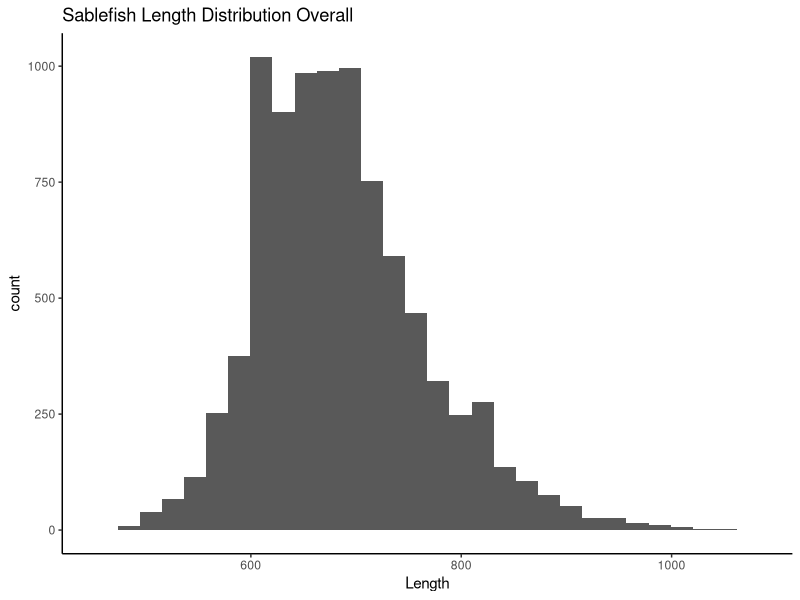
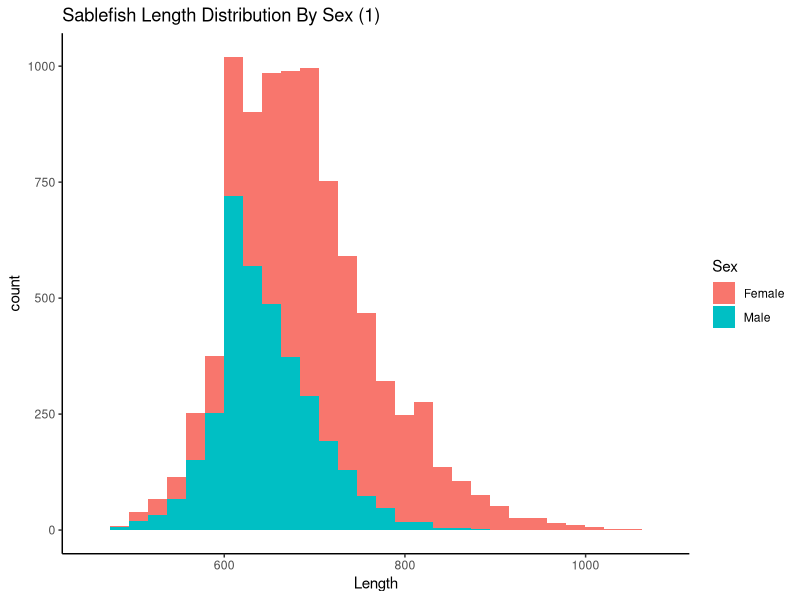
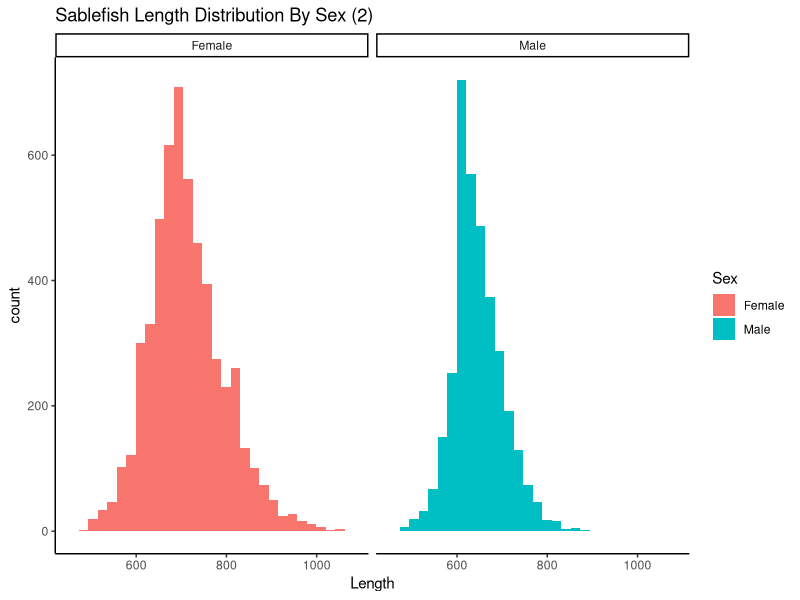
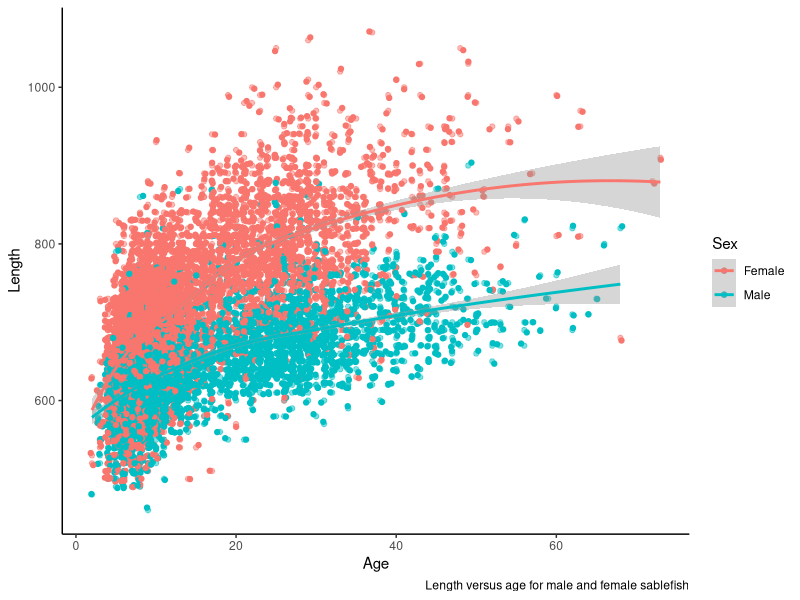
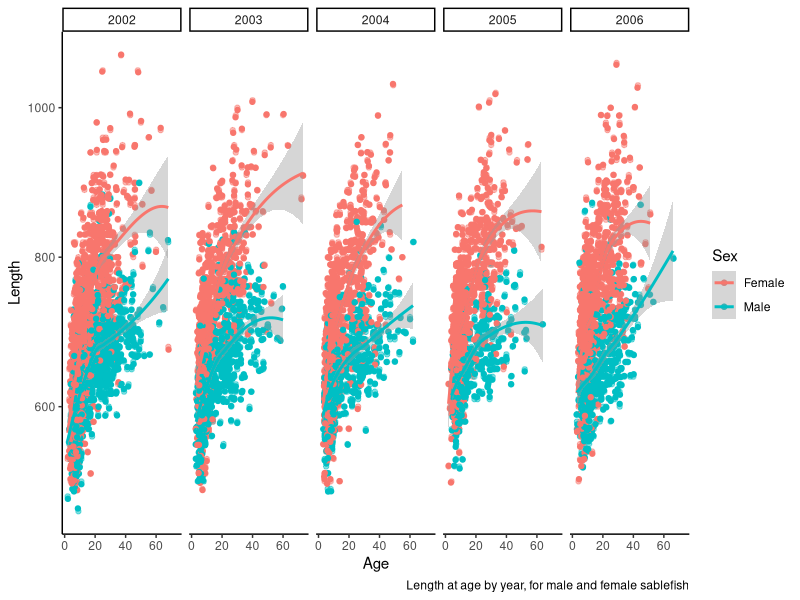
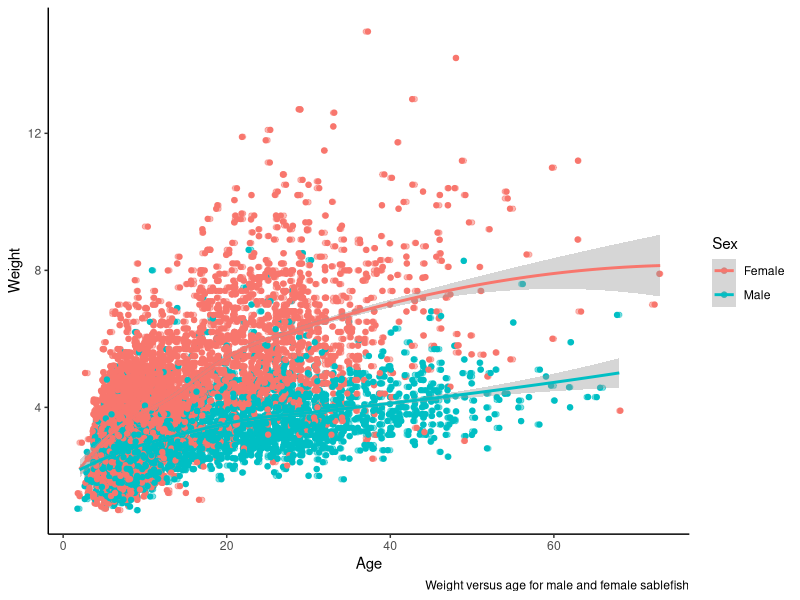
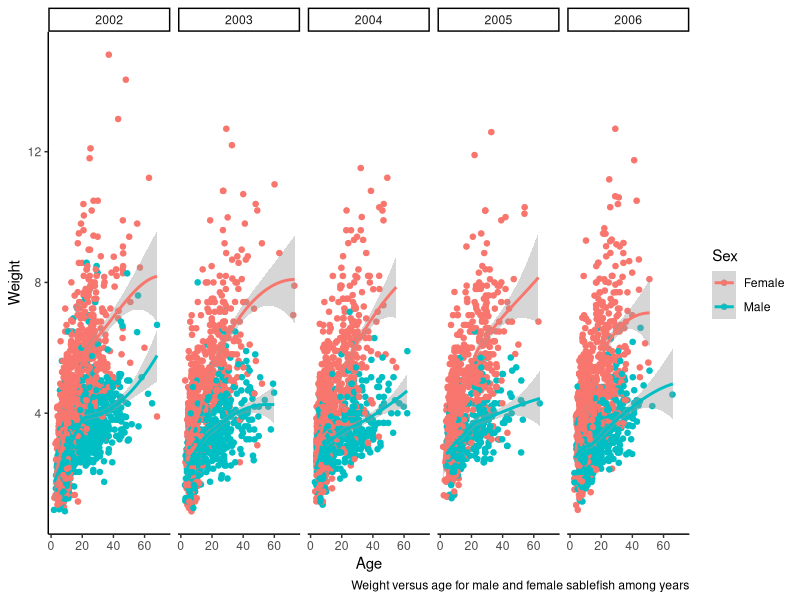
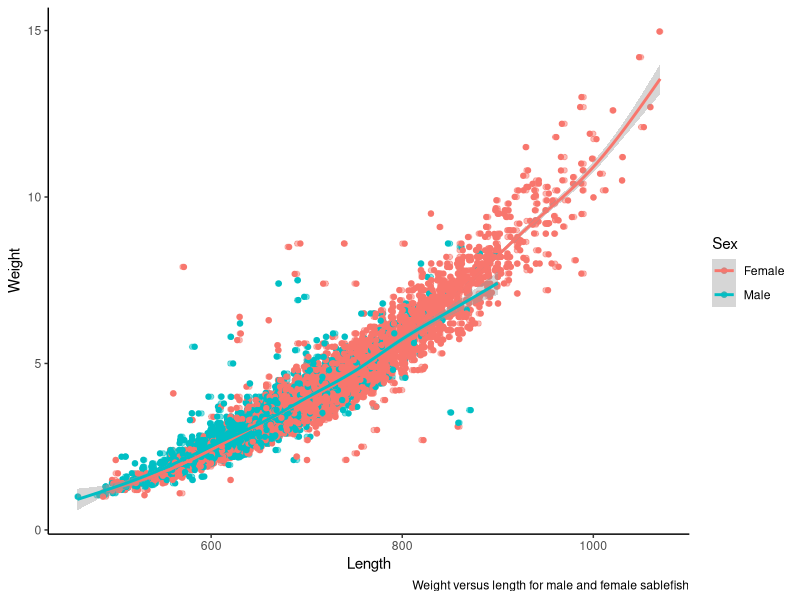

Reproduce these figures in R, in order.
## ---- chunk 1
knitr::opts_chunk$set(echo = FALSE, message = FALSE, warning = FALSE)
library(tidyverse)
library(here)
theme_set(theme_classic())
## ---- chunk 2
############ Prob. 1: Data import 
sable <- read.csv("data/sablefish.csv", as.is=F)
# head(sable)	      # Look at first few rows
# hist(sable$Age)   # Age composition
# table(sable$Age)  # Same in table format
# summary(sable)    # Basic summary of each variable
# is.factor(sable$Sex)
## ---- chunk 3
# SABLEFISH histogram overall:
ggplot() +
  geom_histogram(data = sable, aes( x=Length)) +
  ggtitle("Sablefish Length Distribution Overall")

                 
#sablefish histogram by sex:
ggplot() +
  geom_histogram(data = sable, aes( x=Length, group = Sex, fill = Sex)) +
  ggtitle("Sablefish Length Distribution By Sex (1)")

ggplot() +
  geom_histogram(data = sable, aes( x=Length, group = Sex, fill = Sex)) +
  facet_wrap(~Sex) +
  ggtitle("Sablefish Length Distribution By Sex (2)")
 
## ---- chunk 4
ggplot(data = sable, aes(x=Age, y = Length))+
  geom_point(aes(color = Sex), alpha = 0.5) +
  geom_jitter(aes(color = Sex)) +
  geom_smooth(aes(color=Sex), method="loess", level=0.95) +
    labs(caption = "Length versus age for male and female sablefish")
  
ggplot(data = sable, aes(x=Age, y = Length))+
  geom_point(aes(color = Sex), alpha = 0.5) +
  geom_jitter(aes(color = Sex)) +
  geom_smooth(aes(color=Sex), method="loess", level=0.95) +
  facet_wrap(~Year, nrow =1) +
  labs(caption = "Length at age by year, for male and female sablefish")
  
ggplot(data = sable, aes(x=Age, y = Weight))+
  geom_point(aes(color = Sex), alpha = 0.5) +
  geom_jitter(aes(color = Sex)) +
 geom_smooth(aes(color=Sex), method="loess", level=0.95) +
    labs(caption = "Weight versus age for male and female sablefish")

ggplot(data = sable, aes(x=Age, y = Weight))+
  geom_point(aes(color = Sex), alpha = 0.5) +
  geom_jitter(aes(color = Sex)) +
  geom_smooth(aes(color=Sex), method="loess", level=0.95) +
  labs(caption = "Weight versus age for male and female sablefish among years")  +
  facet_wrap(~Year, nrow =1)
  
ggplot(data = sable, aes(x=Length, y = Weight, group = Sex, color = Sex))+
  geom_point( alpha = 0.5) +
  geom_jitter(aes(color = Sex))+
  geom_smooth() +
    labs(caption = "Weight versus length for male and female sablefish")

ggplot(data = sable, aes(x=Length, y = Weight, group = Sex, color = Sex))+
  geom_point( alpha = 0.5) +
  geom_jitter(aes(color = Sex))+
  geom_smooth() +
    labs(caption = "Weight versus length for male and female sablefish among years") +
  facet_wrap(~Year, nrow =1)
 
## ---- chunk 5
# LvB growth model function to compute predicted values:
LvB <- function(a, k, L.inf, a0) {
  L.inf*(1-exp(-k*(a-a0)))
}

# Try out some starting values and superimpose on scatterplot:
ST <- c(k = 0.05, L.inf = 900 , a0 = -10) 
# Make sure to pick sensible values for L.inf and a0, then add line:
plot(jitter(Length) ~ jitter(Age), data=sable, col=2)
lines(1:80, LvB(1:80, k = ST[1], L.inf = ST[2], a0 = ST[3]), lwd=3)

# Fit the model using 'nls()' with the regression equation
# 'nls' finds parameters that minimize the sum of squared
# differences between the left-hand side (observed lengths)
# and the right-hand side (predicted lengths) of the formula
fit <- nls(Length ~ LvB(Age, k, L.inf, a0), data = sable, start = ST)
#summary(fit)
#coef(fit)


  
## ---- chunk 6
# Visualize the overall model fit
# plot(jitter(Length) ~ jitter(Age), data=sable, col=2)
 cf <- coef(fit)

sable$prednls = predict(fit)
 
ggplot(data = sable, aes(x=Age, y = Length))+
  geom_point(alpha = 0.1 ) +
  geom_jitter( ) +
  geom_line(aes(y=prednls), color  = "red") +
  labs(caption = "Length versus age for sablefish,  with NLS fitted line")
## ---- chunk 7
#summary(fit)$coef[1,2] #row  1 column 2
#mean est K  0.08285995

#easier way to get CI's 
ci_fit <- confint(fit, level = 0.95)

#Growth parameter:
cat("95% of the time the growth parameter K will be between", (ci_fit[1,1]), "to",(ci_fit[1,2]), " ")


#mean est  Linf = 769
#estimated mean length at infinity
cat("95% of the time the estimated mean length at infinity (Linf) will be between",( ci_fit[2,1]), "to",  (ci_fit[2,2]), "  ")

## ---- chunk 8
sable$r <- resid(fit) #extract residuals

ggplot(data=sable) +
  geom_histogram(aes(x = r)) +
  labs(caption  =  "Figure 4a.1: Histogram of overall residuals, box is surrounding the 25th and 75th percentiles, middle line represents the mean")

ggplot(data=sable) +
  geom_boxplot(aes(y= r)) +
  labs(caption  =  "Figure 4a.2: Boxplot  of overall residuals, box is surrounding the 25th and 75th percentiles, middle line represents the mean")

ggplot(data=sable) +
  geom_boxplot(aes(y = r,group= Age, color=  Age)) +
  geom_hline(aes(yintercept=0), color= "red") +
  labs(caption  =  "Figure 4a.3: plot  of residuals by Age,  box is surrounding the 25th and 75th percentiles, middle line represents the mean")

ggplot(data=sable) +
  geom_boxplot(aes(y = r,group= Sex, color=  Sex)) +
  geom_hline(aes(yintercept=0), color= "red") +
  labs(caption  =  "Figure 4a.4: Boxplot  of residuals by Sex, box is surrounding the 25th and 75th percentiles, middle line represents the mean")

ggplot(data=sable) +
  geom_boxplot(aes(y = r,group= Year)) +
  geom_hline(aes(yintercept=0), color= "red") +
  labs(caption  =  "Figure 4a.5: Boxplot  of residuals by Year ")
## ---- chunk 9
qqnorm(sable$Length)
qqline(sable$Length, col=2)
## ---- chunk 10
# going to use 2003

#MALE 
male_sable<- sable %>% 
      filter(Year == 2003) %>% 
       filter(Sex == "Male")
male_fit <- nls(Length ~ LvB(Age, k, L.inf, a0), data = male_sable, start = ST)

summary(male_fit)
coef(male_fit)

## ---- chunk 11

#FEMALE 
 female_sable<- sable %>% 
      filter(Year == 2003) %>% 
      filter(Sex == "Female")
                         
female_fit <- nls(Length ~ LvB(Age, k, L.inf, a0), data = female_sable, start = ST)

summary(female_fit)
coef(female_fit)

## ---- chunk 12
female_sable$prednls = predict(female_fit)
ggplot(data = female_sable, aes(x=Age, y = Length))+
  geom_point(alpha = 0.1, color = "grey") +
  geom_jitter( ) +
  geom_line(aes(y=prednls), color  = "pink") +
  #geom_smooth(  method="loess", level=0.95) +
  labs(caption = "Length versus age for female sablefish, with NLS fitted line")

male_sable$prednls = predict(male_fit)
ggplot(data = male_sable, aes(x=Age, y = Length))+
  geom_point(alpha = 0.1,color = "grey") +
  geom_jitter( ) +
  geom_line(aes(y=prednls), color  = "blue") +
  #geom_smooth(  method="loess", level=0.95) +
  labs(caption = "Length versus age for male sablefish, with NLS fitted line")

## ---- chunk 13
# parameters: k, L.inf, a0
#parameters and standard errors: 
# component of the summary output, for example:
summary(female_fit)$coef
# This is a matrix from which you can simply extract values, for example by name:
#summary(female_fit)$coef["k","Std. Error"]
confint(female_fit, level = 0.95)

## ---- chunk 14
summary(male_fit)$coef
confint(male_fit, level = 0.95)
## ---- chunk 15
#plot K for male and female 
m_df<-summary(male_fit)$coef
m_df <- data.frame(m_df)
m_df$param <- rownames(m_df)
m_df$sex <- "M"

df<-summary(female_fit)$coef
df <- data.frame(df)
df$param <- rownames(df)

test <- df %>%
  mutate(sex = "F") %>%
 rbind(m_df)

# Plot them 
ggplot(data = test,aes(x=sex, y = Estimate, group = sex, color = sex)) +
  geom_point() +
 scale_color_manual(values=c(  "#E69F00", "#56B4E9"))+
  geom_errorbar(aes(ymin = Estimate-Std..Error, ymax= Estimate + Std..Error)) +
  facet_wrap(~param, scales = "free_y") +
  ggtitle("Parameter estimates (NLS) between male and female sablefish")+
  labs(caption = "point is mean parameter estimates, errorbars are SE from model estimates")

## ---- chunk 16
female_ci <- confint(female_fit, level = 0.95)
male_ci <- confint(male_fit, level = 0.95)

## ---- chunk 17

male_ci <- data.frame(male_ci)
male_ci$sex <- "M"
male_ci$param <- rownames(male_ci)

female_ci <- data.frame(female_ci)
female_ci$sex <- "F"
female_ci$param <- rownames(female_ci)

ci_df<-rbind(female_ci,male_ci)

test_ci <- test %>%
  left_join(ci_df)

# Plot them 
ggplot(data = test_ci,
        aes(x=sex, y = Estimate, group = sex, color = sex)) +
  geom_point() +
  scale_color_manual(values=c(  "#E69F00", "#56B4E9"))+
  geom_errorbar(aes(ymin =X2.5. , ymax= X97.5.)) +
  facet_wrap(~param, scales = "free_y") +
  ggtitle("Parameter estimates (NLS) between male and female sablefish (with 95% CI)")+
  labs(caption = "point is mean parameter estimates, errorbars are 95% CI from model estimates")
## ---- chunk 18
delta_theta = summary(female_fit)$coef[,"Estimate"]-summary(male_fit)$coef[,"Estimate"]
null_theta=0
#delta_theta_var = (summary(female_fit)$coef[,"Std. Error"])^2-(summary(male_fit)$coef[,"Std. Error"])^2

delta_theta_var = diag(vcov(female_fit))+ diag(vcov(male_fit)) 

W = ((delta_theta-null_theta)^2)/delta_theta_var

W
## ---- chunk 19
pchisq(W, df = 1)
